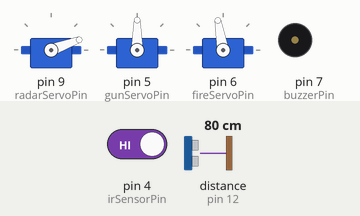
Bench run of a sketch on a simulated Arduino Uno, built with avr-gcc and run on an emulated ATmega328P. Parts: 3 × servo, buzzer (waves = sounding). Wiring (inferred from the names in the program): ultrasonic range finder: trigger pin 11; echo pin 12. The test bench sets the inputs (shaded band); at power-on: distance to the obstacle (sensor on pin 12) 80 cm, pin 4 (irSensorPin) HIGH. The echo pulse lasts 58.3 µs per cm; what the sketch prints to the serial monitor is not drawn.

Above: at 0.3 s.
2.6 s: distance to the obstacle (sensor on pin 12) set to 33 cm
5.6 s: distance to the obstacle (sensor on pin 12) set to 27 cm
At 7.3 s:
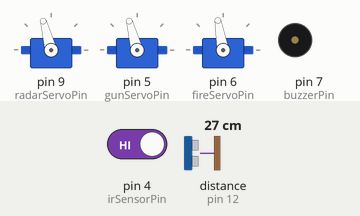
8.6 s: distance to the obstacle (sensor on pin 12) set to 8 cm
11.6 s: distance to the obstacle (sensor on pin 12) set to 5 cm
At 13.2 s:
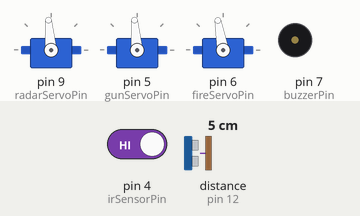
14.6 s: pin 4 (irSensorPin) driven LOW
At 15.2 s:
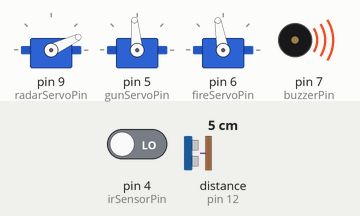
16.1 s: pin 4 (irSensorPin) driven HIGH
At 17.2 s:
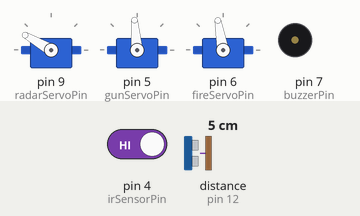
Timing chart, 0 to 20.1 s (numbered marks = the images above; inputs shaded):
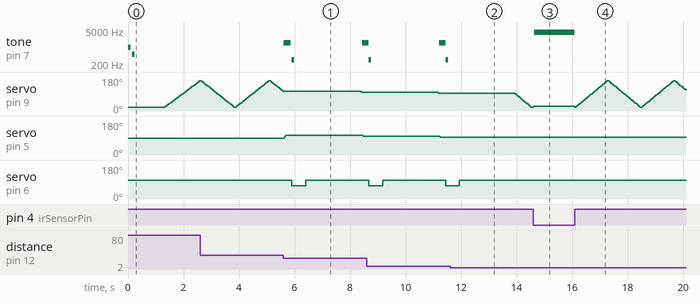

Measured:
- the behaviour switches between 31 and 30 cm on distance to the obstacle (sensor on pin 12) (found by bisection; images 0 and 1)
- after the input at 5.6 s, tone on pin 7 (buzzerPin): plays 1500 Hz for 0.25 s, 300 Hz for 0.10 s, 1500 Hz for 0.16 s, starting at once; servo on pin 5 (gunServoPin): 90° → 105° at once, → 100° 2.8 s later; servo on pin 6 (fireServoPin): 100° → 70° after 0.29 s, → 100° 0.50 s later
- after the input at 11.6 s, tone on pin 7 (buzzerPin): stays silent (without the input it goes to 1500 Hz after 2.4 s); servo on pin 5 (gunServoPin): stays 95° (without the input it goes to 92° after 2.4 s); servo on pin 6 (fireServoPin): goes on until 11.9 s, then stays 100°
- after the input at 14.6 s, tone on pin 7 (buzzerPin): silent → 4000 Hz at once; servo on pin 9 (radarServoPin): stays 25° (without the input it goes to 30° after 0.04 s)

The sketch:

missile.ino
```cpp
// Automated Sentry Turret System Code
// --- DESCRIPTION ---
// This sketch controls an automated turret with a radar scanner (Ultrasonic Sensor
// mounted on a Servo) and a separate gun system (Yaw Servo and Fire Servo).
// NEW REQUIREMENTS:
// 1. Ultrasonic scan and fire (with buzzer tones).
// 2. IR detection triggers a separate buzzer alarm without stopping the servos.
// FIX: The IR alarm now runs concurrently with the scanning motors.

// Includes the Servo library
#include <Servo.h>

// --- PIN DEFINITIONS ---
// Ultrasonic Sensor (Radar) Pins
const int trigPin = 11;
const int echoPin = 12;

// Proximity/Safety Sensor Pin
const int irSensorPin = 4; // IR Proximity Sensor for critical close-range detection

// Buzzer (Auditory Feedback) Pin
const int buzzerPin = 7;

// Servo Control Pins
const int radarServoPin = 9;  // Radar Scanner Servo Pin
const int gunServoPin = 5;    // Gun Yaw/Horizontal Aim Servo Pin
const int fireServoPin = 6;   // Fire/Trigger Servo Pin

// --- STATE VARIABLES ---
long duration;
int distance;       // Distance in cm
bool hasShot = false; // Flag to prevent rapid, continuous firing.
bool irAlarmActive = false; // NEW: Flag to track if IR alarm is currently overriding sound

// Servo Objects
Servo radarServo;
Servo gunServo;
Servo fireServo;

// --- FUNCTION PROTOTYPES ---
void handleIRAlarm();

// --- SETUP ---
void setup() {
  // Initialize communication and sensors
  pinMode(trigPin, OUTPUT);
  pinMode(echoPin, INPUT);
  pinMode(buzzerPin, OUTPUT); // Initialize buzzer pin
  pinMode(irSensorPin, INPUT); // Initialize IR sensor pin

  Serial.begin(9600);
  Serial.println("--- Turret System Initialized ---");

  // Attach servos to pins
  radarServo.attach(radarServoPin);
  gunServo.attach(gunServoPin);
  fireServo.attach(fireServoPin);

  // Initial positions
  radarServo.write(20);   // Start scan left
  gunServo.write(90);     // Aim center (90 degrees)
  fireServo.write(100);   // Load/Safe position (assuming 100 is safe/pulled back)

  // --- BUZZER TEST SEQUENCE ---
  tone(buzzerPin, 1000, 100);
  delay(150);
  tone(buzzerPin, 500, 100);
  delay(150);
  noTone(buzzerPin);
  // -----------------------------

  delay(1000); // Wait for servos to settle
}

// --- MAIN LOOP ---
void loop() {

  // 1. Handle IR Alarm Concurrently
  // This function is now blocking: if IR detects an object, it loops here
  // until the object is gone, preventing any other code from running.
  handleIRAlarm();

  // 2. Scan from left (20) to right (160)
  for (int i = 20; i <= 160; i += 5) {
    // Check IR again in case it was triggered during a scan step
    if (digitalRead(irSensorPin) == LOW) break;

    radarServo.write(i);
    delay(40); // UPDATED: Radar Speed increased to 40ms delay per step.

    distance = calculateDistance();

    if (!hasShot && distance > 5 && distance < 30) {
      shoot(i);
    }

    // Output for radar plotting (e.g., Processing sketch)
    Serial.print(i);
    Serial.print(",");
    Serial.print(distance);
    Serial.print(".");
  }

  // 3. Scan back from right (160) to left (20)
  for (int i = 160; i >= 20; i -= 5) {
    // Check IR again in case it was triggered during a scan step
    if (digitalRead(irSensorPin) == LOW) break;

    radarServo.write(i);
    delay(40); // UPDATED: Radar Speed increased to 40ms delay per step.

    distance = calculateDistance();

    if (!hasShot && distance > 5 && distance < 30) {
      shoot(i);
    }

    // Output for radar plotting
    Serial.print(i);
    Serial.print(",");
    Serial.print(distance);
    Serial.print(".");
  }
}

// FIX: This function now blocks the main loop, making the IR response immediate.
void handleIRAlarm() {
  // IR sensors typically read LOW when an object is detected.
  while (digitalRead(irSensorPin) == LOW) {
    // This loop executes repeatedly as long as the IR sensor is blocked.
    // It stops all other activity, including the servo movements.

    if (!irAlarmActive) {
      // Start the alarm tone only once
      noTone(buzzerPin); // Stop any previous tone (like a potential ultrasonic beep)
      tone(buzzerPin, 4000);
      Serial.println("!!! IR ALARM ACTIVE: Obstacle Too Close !!!");
      irAlarmActive = true;
    }

    // Play the alarm for a very short duration and check the sensor again instantly
    // The lack of delay here means the loop checks the sensor constantly,
    // giving a truly immediate, sustained sound and halting movement.

    // Optional: Add a short, non-blocking delay if the CPU usage is too high.
    // delay(5);
  }

  // If we exit the while loop (object is gone):
  if (irAlarmActive) {
    noTone(buzzerPin);
    Serial.println("IR ALARM CLEAR.");
    irAlarmActive = false;
  }
}


// FIX: Ensures the ultrasonic reading is accurate by temporarily detaching
// ONLY the radar servo from its timer control during the pulseIn() operation.
int calculateDistance() {

  // 1. DETACH the radar servo before reading
  radarServo.detach();

  // 2. Perform the reading (standard ultrasonic sequence)
  digitalWrite(trigPin, LOW);
  delayMicroseconds(2);
  digitalWrite(trigPin, HIGH);
  delayMicroseconds(10);
  digitalWrite(trigPin, LOW);

  // Read the echoPin with a timeout
  duration = pulseIn(echoPin, HIGH, 30000);

  // 3. ATTACH the radar servo back immediately
  radarServo.attach(radarServoPin);

  // 4. Calculate and return distance
  int calculatedDistance = duration * 0.034 / 2;

  if (calculatedDistance == 0 || duration == 0) {
    return 200;
  }
  if (calculatedDistance < 5) {
    return 5;
  }

  return calculatedDistance;
}

// Aims the gun and fires, then reloads
void shoot(int radarAngleDeg) {
  Serial.println("\n--- TARGET LOCK ---");

  hasShot = true;

  // Stop any currently running IR alarm
  noTone(buzzerPin);

  // Buzzer: Target Lock Tone (1500 Hz for 250ms)
  tone(buzzerPin, 1500, 250);

  int launcherAngleDeg = radarAngleDeg;

  // Smoothly aim the gun to the target angle
  smoothAimTo(launcherAngleDeg);

  delay(200);

  // Fire!
  Serial.println("--- FIRING ---");
  noTone(buzzerPin);
  // Buzzer: Firing Tone (300 Hz for 100ms)
  tone(buzzerPin, 300, 100);

  fireServo.write(70);     // Fire/release position
  delay(500);

  // Reload/Reset
  Serial.println("--- RELOADING ---");
  noTone(buzzerPin);

  fireServo.write(100);   // Reload/Safe position

  delay(2000); // 2 seconds cool-down
  hasShot = false;
  Serial.println("--- READY ---");
}

// Rotates the gun (Yaw) to the target angle smoothly
void smoothAimTo(int targetAngle) {
  int currentAngle = gunServo.read();

  targetAngle = constrain(targetAngle, 20, 160);

  if (currentAngle < targetAngle) {
    for (int i = currentAngle; i <= targetAngle; i++) {
      gunServo.write(i);
      delay(5);
    }
  } else {
    for (int i = currentAngle; i >= targetAngle; i--) {
      gunServo.write(i);
      delay(5);
    }
  }
}
```
